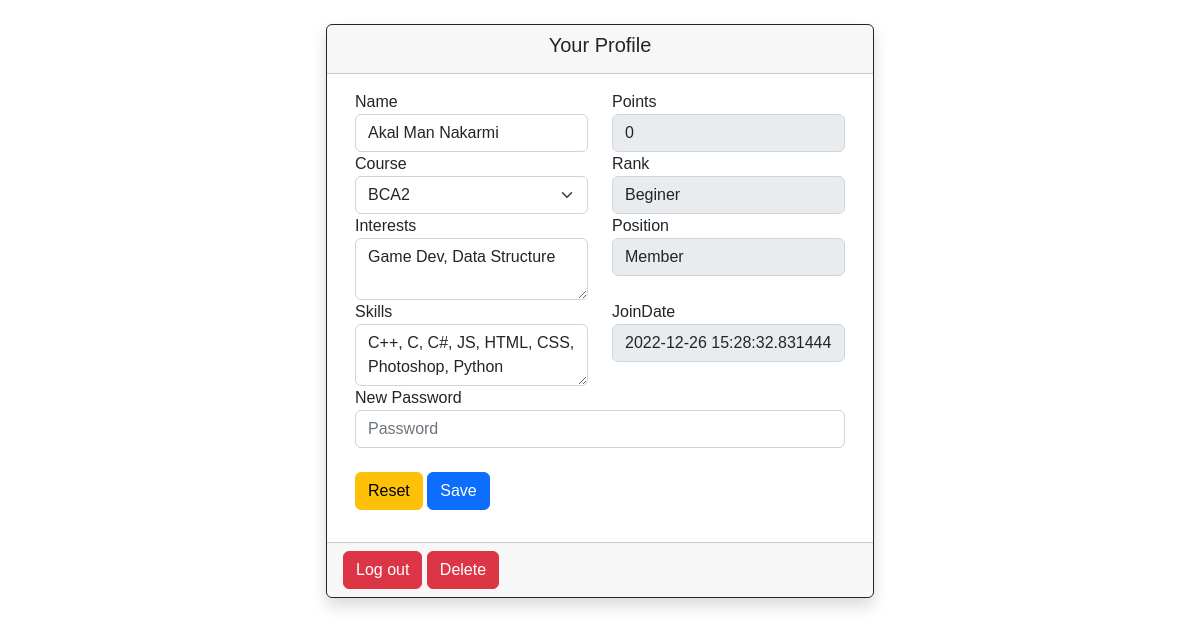
/myProfile (signed in), run on an earlier commit of the app's database.
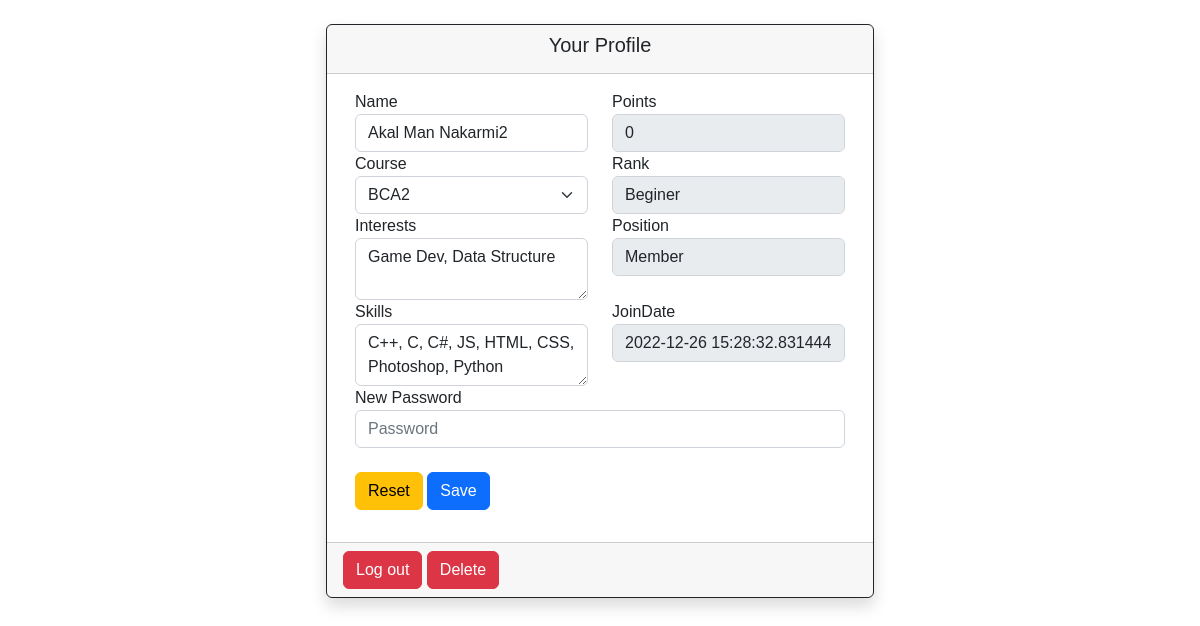
And on a later commit of the database.
### tables this page shows
CREATE TABLE users (ID INTEGER PRIMARY KEY AUTOINCREMENT NOT NULL,Name NVARCHAR(255) NOT NULL,Email NVARCHAR(255) NOT NULL,Password NVARCHAR(20) NOT NULL,Phone NVARCHAR(20),Address NVARCHAR(255),Position NVARCHAR(50),Rank NVARCHAR(50),Points INTEGER,JoinDate NVARCHAR(20) NOT NULL,MDeadline NVARCHAR(20) NOT NULL,CourseID INTEGER);

### main.py (the view, shortened to what this page needs)
@app.route('/myProfile', methods=["POST","GET"])
def myProfile():
    startTime = time()
    if 'email' not in session and 'name' not in session:
        return redirect('/login')
    if request.method == "GET":
        fields=["Name","Course","Skills","Interests","Email","Password","Points","Rank","Position","JoinDate"]
        rdata={}
        data = db.getMembers([("Email","=",session['email'])],fields)
        for i in range(0,len(fields)):
            rdata[fields[i].lower()]=data[0][i]
        print(rdata)
        cprint(f"myProfile Page Sent:{time()-startTime}",'cyan')
        return render_template('myProfile.html',rData=rdata,courses=db.getCourses(fields=["Name"]))

### db/db.py (called while the page is built)
def getCourses(conditions=None,fields=None):
    return dbTable['course'].query(conditions,fields)

def listify(data):
    result = []
    for val in data:
        result.append(val[0])
    return result

### templates/myProfile.html (shortened to what this page needs)
{% extends '0Base.html' %} {% block title %} Profile {% endblock %} {% block body %}
<div class="d-flex mt-4 align-items-center">
    <div class="mx-auto card shadow rounded border border-dark">
        <div class="card-header">
            <h5 class="card-title text-center">Your Profile</h5>
        </div>
        <div class="card-body">
            <form class="container" action="/myProfile" method="post">
                <div class="row">
                    <div class="col-6">
                        <label for="name">Name</label>
                        <input class="form-control" id="name" placeholder="Name" type="text" name="name" value="{{rData['name']}}">
                    </div>
                    <div class="col-6">
                        <label for="points">Points</label>
                        <input class="form-control" id="points" placeholder="-1" type="text" name="points" value="{{rData[ 'points']}}" disabled>
                    </div>
                </div>
                <div class="row">
                    <div class="col-6">
                        <label for="course">Course</label>
                        <select class="form-select" aria-label="Default select example" id="course" name="course">{%for course in courses%}
                            {%if course[0] == rData['course'] %}
                            <option selected value="{{rData[ 'course']}}">{{rData['course']}}</option>{%else%}
                            <option value="{{course[0]}}">{{course[0]}}</option>{%endif%}{%endfor%}
                        </select>
                    </div>
                    <div class="col-6">
                        <label for="rank">Rank</label>
                        <input class="form-control" id="rank" placeholder="None" type="text" name="rank" value="{{rData[ 'rank']}}" disabled>
                    </div>
                </div>
                <div class="row">
                    <div class="col-6">
                        <label for="interests">Interests</label>
                        <textarea class="form-control" name="interests" id="interests" rows="2">{{rData[ 'interests']}}</textarea>
                    </div>
                    <div class="col-6">
                        <label for="position">Position</label>
                        <input class="form-control" id="position" placeholder="None" type="text" name="position" value="{{rData[ 'position']}}" disabled>
                    </div>
                </div>
                <div class="row">
                    <div class="col-6">
                        <label for="skills">Skills</label>
                        <textarea class="form-control" name="skills" id="skills" rows="2">{{rData[ 'skills']}}</textarea>
                    </div>
                    <div class="col-6">
                        <label for="joindate">JoinDate</label>
                        <input class="form-control" id="joindate" placeholder="None" type="text" name="joindate" value="{{rData[ 'joindate']}}" disabled>
                    </div>
                </div>
                <div>
                    <label for="password">New Password</label>
                    <input class="form-control" id="password" placeholder="Password" type="password" name="0password" value="{{rData[ '0password']}}">
                </div>
                <br>
                <a href="/myProfile" class="btn btn-warning" id="reset">Reset</a>
                <button class="btn btn-primary" type="submit" id="save" value="save">Save</button>
            </form>
        </div>
        <div class="card-footer">
            <a href="/logout" class="btn btn-danger" id="logout">Log out</a>
            <a href="/delete" class="btn btn-danger" id="delete">Delete</a>
        </div>
    </div>
</div>
{% endblock %}

### templates/0Base.html (shortened to what this page needs)
<html lang="en">
<head>
    <link rel="stylesheet" href="{{ url_for('static',filename='bootstrap-5.2.3-dist/css/bootstrap.css') }}">
    <link rel="stylesheet" href="{{ url_for('static',filename='css/base.css') }}" /> {% block head %} {% endblock %}
</head>
<body>
    {% block navBar %} {% endblock %} {% block body %} This is Base.html {% endblock %}
</body>
</html>

### static/css/base.css (style rules this page uses)
body { margin: 0; font-family: sans-serif; }

What changed in the data, as far as the page shows it:
changed users "Beginer": name "Akal Man Nakarmi" → "Akal Man Nakarmi2"
